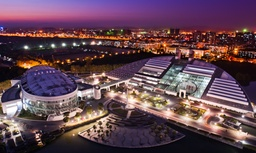
#> input picture CN/Lab8/test/img/img1.jpg, 256 x 153 px, shrunk from 1280 x 763 before the run
$ python baseblock.py ../../CN/Lab8/test/img/img1.jpg
#> lines starting #> are read from the running program, lines starting #| are printed output that depends on the picture; after the words box and inside, x2 and y2 are one past the last pixel; in counts of white or black regions, pixels touching at a corner belong together
import cv2 as cv
import sys
import numpy as np
from scipy.stats import multivariate_normal


def main():
    if len(sys.argv) < 2:
        print('Not enough arguments')
        exit(-1)
    img_path = sys.argv[1]
    basis_num = 15
    corr_img = cv.imread(img_path)
#> corr_img is the input picture: shape (153, 256, 3); mean B, G, R 82.6, 70.2, 98.1
    corr_img = corr_img.transpose() / 255  # h * w * c => c * w * h
    recover_img = corr_img.copy()
    noise_mask = corr_img == 0
    sigma = np.array([[0.01, 0.0], [0.0, 0.01]])
    (channel, width, height) = corr_img.shape
#> channel = 3; width = 256; height = 153
    x = np.arange(0, width)
#> x = 256 values from 0 to 255
    x = (x - np.min(x)) / (np.max(x))
#> x = 256 values from 0 to 1
    y = np.arange(0, height)
#> y = 153 values from 0 to 152
    y = (y - np.min(y)) / (np.max(y))
#> y = 153 values from 0 to 1
    mu_space = np.linspace(0, 1, basis_num)
    mu = np.array(np.meshgrid(mu_space, mu_space)).transpose()
    mu = mu.reshape(basis_num**2, 2)

    for c in range(channel):
        channel_img = corr_img[c]
        mask = noise_mask[c]
        (train_x_index, train_y_index) = np.nonzero(~mask)
        train_x = x[train_x_index]
        train_y = y[train_y_index]
        train_value = channel_img[train_x_index, train_y_index]
        train_num = len(train_value)
        train_coordinates = np.concatenate([[train_x], [train_y]]).transpose()
        train_coordinates = np.array([train_coordinates] * basis_num ** 2).swapaxes(0, 1)
        train_coordinates = train_coordinates - mu
        train_coordinates = train_coordinates.reshape(train_num * basis_num ** 2, 2)
        train_phi = np.column_stack((np.ones([train_num, 1]), np.zeros([train_num, basis_num**2])))
        train_phi[:, 1:basis_num**2 + 1] = multivariate_normal.pdf(train_coordinates, cov=sigma)\
            .reshape(train_num, basis_num**2)

        train_phi = np.matrix(train_phi)

        w = (train_phi.T * train_phi).I * train_phi.T * np.matrix(train_value).T

        (predict_x_index, predict_y_index) = np.nonzero(mask)

        predict_x = x[predict_x_index]
        predict_y = y[predict_y_index]

        predict_num = len(predict_x)

        predict_coordinate = np.concatenate([[predict_x], [predict_y]]).transpose()
        predict_coordinate = np.array([predict_coordinate] * basis_num ** 2).swapaxes(0, 1)
        predict_coordinate = predict_coordinate - mu
        predict_coordinate = predict_coordinate.reshape(predict_num * basis_num ** 2, 2)
        predict_phi = np.column_stack((np.ones([predict_num, 1]), np.zeros([predict_num, basis_num**2])))
        predict_phi[:, 1:basis_num**2 + 1] = multivariate_normal.pdf(predict_coordinate, cov=sigma) \
            .reshape(predict_num, basis_num**2)
        recover_img[c][predict_x_index, predict_y_index] = (w.transpose() * predict_phi.transpose())
#> this loop made 3 passes
#> (train_num, predict_num) on passes 1 to 3: (38656, 512), (39004, 164), (39168, 0)
#> pass 1, in main, `channel_img = corr_img[c]`:
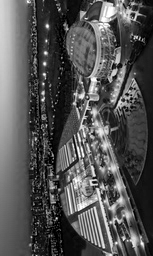
#> channel_img: shape (256, 153) float64; min 0, max 1, mean 0.324
#> pass 1, in main, `mask = noise_mask[c]`:
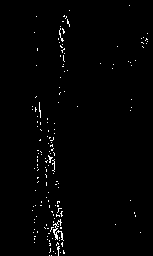
#> mask: shape (256, 153) bool; 1.3% white in thin lines or dots, all inside (x1, y1, x2, y2) = (32, 5, 148, 256)
#> pass 2, in main, `channel_img = corr_img[c]`:
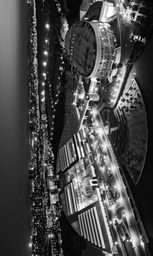
#> channel_img: shape (256, 153) float64; min 0, max 1, mean 0.275
#> pass 2, in main, `mask = noise_mask[c]`:
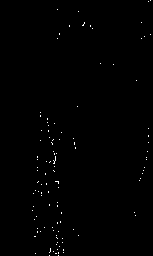
#> mask: shape (256, 153) bool; 0.42% white in thin lines or dots, all inside (x1, y1, x2, y2) = (32, 0, 151, 256)
#> after the loop: mask: shape (256, 153) bool; every value is 0

    recover_img[np.nonzero(recover_img > 1)] = 1
    recover_img[np.nonzero(recover_img < 0)] = 0

    cv.namedWindow("Before", flags=0)
    cv.imshow("Before", corr_img.transpose())
    cv.namedWindow("After", flags=0)
    cv.imshow("After", recover_img.transpose())
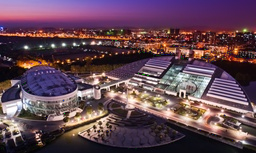
#> window 'After': shape (153, 256, 3) float64; mean B, G, R 0.326, 0.276, 0.385
    cv.waitKey(0)
    cv.destroyAllWindows()
    cv.imwrite(img_path+'_baseblock.png', recover_img.transpose() * 255)


if __name__ == '__main__':
    main()

$ run again, on CN/Lab8/test/img/img3.jpg
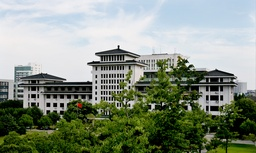
#> input picture CN/Lab8/test/img/img3.jpg, 256 x 153 px, shrunk from 1280 x 763 before the run
#> in main, corr_img is the input picture: shape (153, 256, 3); mean B, G, R 130.5, 144.3, 134.5
#> the loop in main, `for c in range(channel):` made 3 passes
#> (train_num, predict_num) on passes 1 to 3: (34102, 5066), (38989, 179), (37651, 1517)
#> pass 1, in main, `mask = noise_mask[c]`:
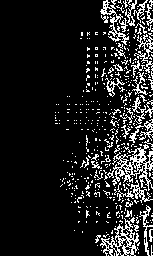
#> mask: shape (256, 153) bool; 12.9% white in thin lines or dots, all inside (x1, y1, x2, y2) = (55, 0, 153, 256)
#> in main, `cv.imshow("After", recover_img.transpose())`:
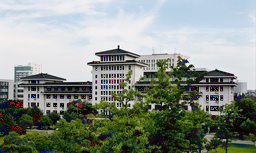
#> window 'After': shape (153, 256, 3) float64; mean B, G, R 0.527, 0.567, 0.535

$ run again, on CN/Lab8/test/img/img4.jpg
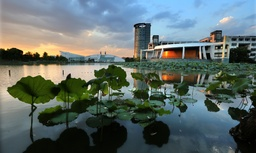
#> input picture CN/Lab8/test/img/img4.jpg, 256 x 153 px, shrunk from 1280 x 763 before the run
#> in main, corr_img is the input picture: shape (153, 256, 3); mean B, G, R 104.1, 106.8, 93.3
#> the loop in main, `for c in range(channel):` made 3 passes
#> (train_num, predict_num) on passes 1 to 3: (38291, 877), (39139, 29), (39022, 146)
#> pass 1, in main, `mask = noise_mask[c]`:
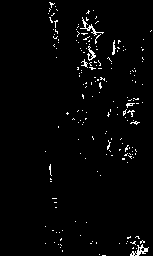
#> mask: shape (256, 153) bool; 2.2% white in thin lines or dots, all inside (x1, y1, x2, y2) = (45, 2, 152, 256)
#> in main, `cv.imshow("After", recover_img.transpose())`:
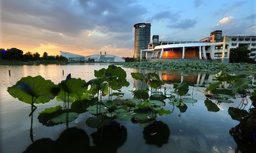
#> window 'After': shape (153, 256, 3) float64; mean B, G, R 0.411, 0.419, 0.367
